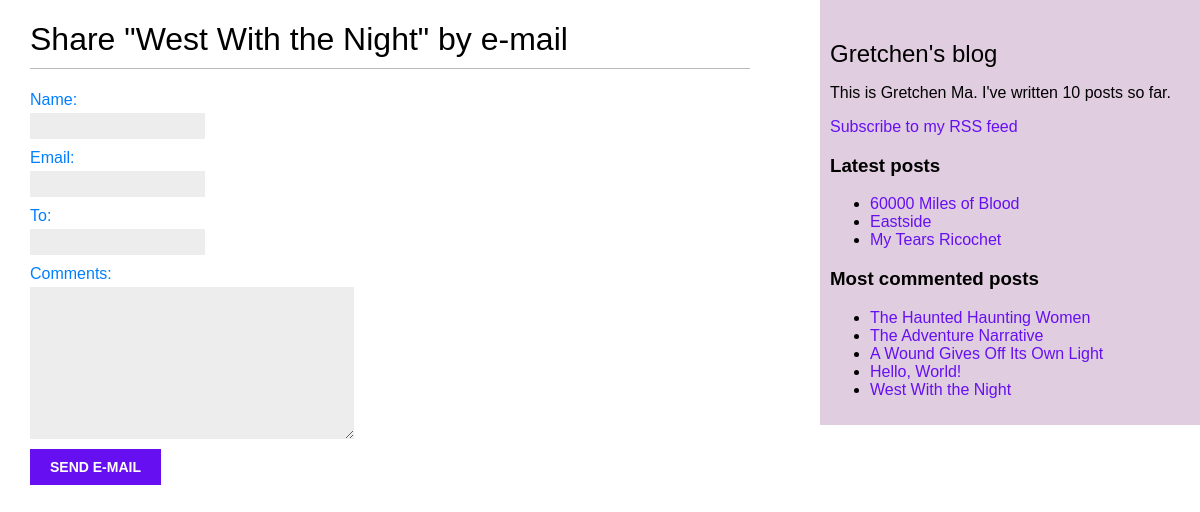
/blog/2/share/, run on the app's committed database.
### blog/models.py (models this page shows, shortened)
class Post(models.Model):
    STATUS_CHOICES = (
        ('draft', 'Draft'),
        ('published', 'Published'),
    )
    title = models.CharField(max_length=250)
    slug = models.SlugField(max_length=250,
                            unique_for_date='publish')
    author = models.ForeignKey(User,
                               on_delete=models.CASCADE,
                               related_name='blog_posts')
    body = models.TextField()
    publish = models.DateTimeField(default=timezone.now) #发布日期
    created = models.DateTimeField(auto_now_add=True) #创建时间
    updated = models.DateTimeField(auto_now=True) #最后一次更新时间
    status = models.CharField(max_length=10,
                              choices=STATUS_CHOICES,
                              default='draft') #帖子的状态
    objects = models.Manager() # The default manager.
    published = PublishedManager() # Our custom manager.
    class Meta:
        ordering = ('-publish',) #元数据，负号前缀降序排序，最新的在最上
    def get_absolute_url(self):
        return reverse('blog:post_detail',
                       args=[self.publish.year,
                             self.publish.month,
                             self.publish.day, self.slug])
    tags = TaggableManager()

### blog/views.py (the view)
def post_share(request, post_id):
    post = get_object_or_404(Post, id=post_id, status='published')
    sent = False
    if request.method == 'POST':
        form = EmailPostForm(request.POST)
        if form.is_valid():
            cd = form.cleaned_data
            post_url = request.build_absolute_uri(
                post.get_absolute_url())
            subject = f"{cd['name']} recommends you read " \
                      f"{post.title}"
            message = f"Read {post.title} at {post_url}\n\n" \
                      f"{cd['name']}\'s comments: {cd['comments']}"
            send_mail(subject, message, 'admin@myblog.com',
                      [cd['to']])
            sent = True
    else:
        form = EmailPostForm()
    return render(request, 'blog/post/share.html', {'post': post,
                                                    'form': form,
                                                    'sent': sent})

### blog/forms.py
class EmailPostForm(forms.Form):
    name = forms.CharField(max_length=25)
    email = forms.EmailField()
    to = forms.EmailField()
    comments = forms.CharField(required=False,
                               widget=forms.Textarea)

### blog/models.py (called while the page is built)
    def get_queryset(self):
        return super(PublishedManager,
                     self).get_queryset()\
                          .filter(status='published')

### blog/templatetags/blog_tags.py (called while the page is built)
@register.simple_tag
def total_posts():
    return Post.published.count()

@register.inclusion_tag('blog/post/latest_posts.html')
def show_latest_posts(count=5):
    latest_posts = Post.published.order_by('-publish')[:count]
    return {'latest_posts': latest_posts}

@register.simple_tag
def get_most_commented_posts(count=5):
    return Post.published.annotate(
            total_comments=Count('comments')
            ).order_by('-total_comments')[:count]

### blog/templates/blog/post/share.html (shortened to what this page needs)
{% extends "blog/base.html" %}
{% block content %}
  {% if sent %}
   <h1>E-mail successfully sent</h1>
   <p>
     "{{ post.title }}" was successfully sent to {{ form.cleaned_data.to }}.
   </p>
  {% else %}
    <h1>Share "{{ post.title }}" by e-mail</h1>
    <form method="post">
      {{ form.as_p }}
      <input type="submit" value="Send e-mail">
    </form>
  {% endif %}
{% endblock %}

### blog/templates/blog/base.html (shortened to what this page needs)
{% load blog_tags %}
{% load static %}
<!DOCTYPE html>
<html>
<head>
  <link href="{% static "css/blog.css" %}" rel="stylesheet">
</head>
<body>
  <div id="content">
    {% block content %}
    {% endblock %}
  </div>
  <div id="sidebar">
    <h2>Gretchen's blog</h2>
    <p>This is Gretchen Ma. I've written {% total_posts %} posts so far.</p>
    <p>
      <a href="{% url "blog:post_feed" %}">Subscribe to my RSS feed</a>
    </p>
    <h3>Latest posts</h3>
    {% show_latest_posts 3 %}
    <h3>Most commented posts</h3>
    {% get_most_commented_posts as most_commented_posts %}
    <ul>
      {% for post in most_commented_posts %}
        <li>
          <a href="{{ post.get_absolute_url }}">{{ post.title }}</a>
        </li>
      {% endfor %}
    </ul>
  </div>
</body>
</html>

### blog/templates/blog/post/latest_posts.html
<ul>
    {% for post in latest_posts %}
      <li>
        <a href="{{ post.get_absolute_url }}">{{ post.title }}</a>
      </li>
    {% endfor %}
</ul>

### blog/static/css/blog.css (style rules this page uses)
body { margin:0; padding:0; font-family:helvetica, sans-serif; }
a { color:#6610f2; text-decoration:none; }
h1 { font-weight:normal; border-bottom:1px solid #bbb; padding:0 0 10px 0; }
h2 { font-weight:normal; margin:30px 0 0; }
#content { float:left; width:60%; padding:0 0 0 30px; }
#sidebar { float:right; width:30%; padding:10px; background:#e0cddf; height:100%; }
label { float:left; clear:both; color:#007fff; margin-bottom:4px; }
input, textarea { clear:both; float:left; margin:0 0 10px; background:#ededed; border:0; padding:6px 10px; font-size:12px; }
input[type=submit] { font-weight:bold; background:#6610f2; color:#fff; padding:10px 20px; font-size:14px; text-transform:uppercase; }

### data on the page
Post: title "West With the Night"
Post: title "60000 Miles of Blood"
Post: title "Eastside"
Post: title "My Tears Ricochet"
Post: title "The Haunted Haunting Women"
Post: title "The Adventure Narrative"
Post: title "A Wound Gives Off Its Own Light"
Post: title "Hello, World!"
